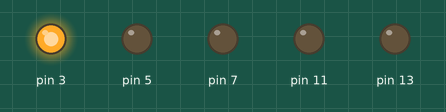
Simulated run of this program. Board: Raspberry Pi (header pin numbers). Shown: output pins drawn as LEDs (lit = HIGH). At 25.0 s the program stops and its outputs stay as they are.

Above: at 0.1 s.
At 1.1 s:
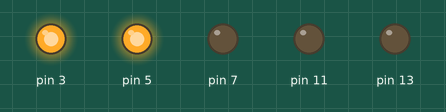
At 2.1 s:
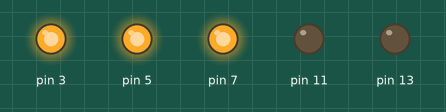
At 3.1 s:
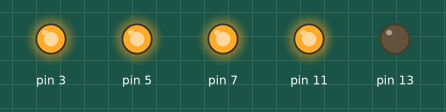
At 4.1 s:
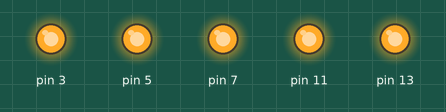
Timing chart, 0 to 5.6 s (numbered marks = the images above):
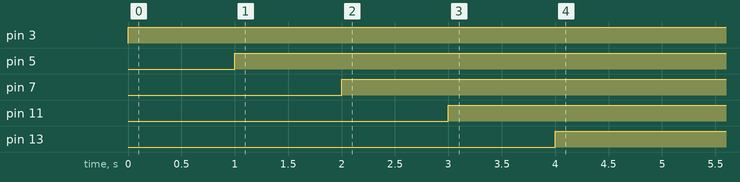

Measured:
- by itself, pin 3: LOW → HIGH at 0.00 s
- by itself, pin 5: LOW → HIGH at 1.0 s
- by itself, pin 7: LOW → HIGH at 2.0 s
- by itself, pin 11: LOW → HIGH at 3.0 s
- by itself, pin 13: LOW → HIGH at 4.0 s

The program:

rpi-intro.py
```python
import RPi.GPIO as gpio
from time import sleep

gpio.setwarnings(False)
gpio.setmode(gpio.BOARD)
gpio.setup(3,gpio.OUT,initial=gpio.LOW)
gpio.setup(5,gpio.OUT,initial=gpio.LOW)
gpio.setup(7,gpio.OUT,initial=gpio.LOW)
gpio.setup(11,gpio.OUT,initial=gpio.LOW)
gpio.setup(13,gpio.OUT,initial=gpio.LOW)

i=0
for i in range(0,5,1):
    gpio.output(3,gpio.HIGH)
    sleep(1)
    #gpio.output(3,gpio.LOW)
   # sleep(1)

    gpio.output(5,gpio.HIGH)
    sleep(1)
   # gpio.output(5,gpio.LOW)
   # sleep(1)

    gpio.output(7,gpio.HIGH)
    sleep(1)
   # gpio.output(7,gpio.LOW)
   # sleep(1)

    gpio.output(11,gpio.HIGH)
    sleep(1)
   # gpio.output(11,gpio.LOW)
   # sleep(1)


    gpio.output(13,gpio.HIGH)
    sleep(1)
    #gpio.output(13,gpio.LOW)
   # sleep(1)
```
